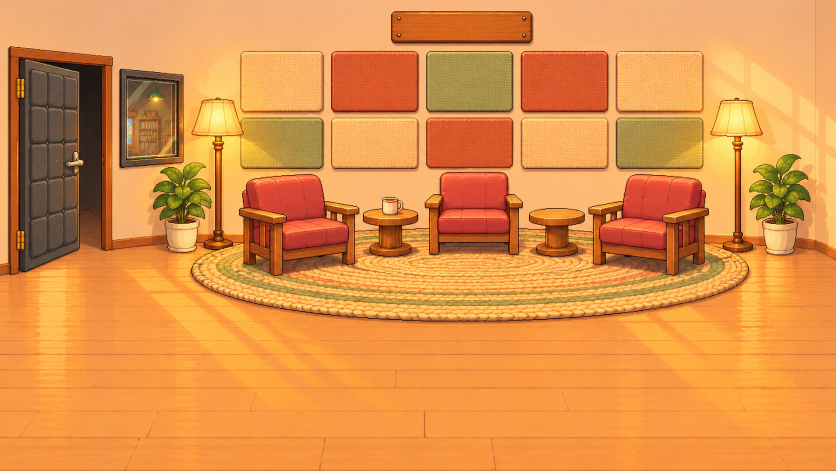
#> input picture src/assets/radio_studio_src.webp, 1672 x 941 px (shown at 1/2 size)
$ python process_radio.py
#> lines starting #> are read from the running program, lines starting #| are printed output that depends on the picture
"""LUMEN FM 78.6 — the two radio rooms (control room + recording studio).

Usage (from the project root, AFTER scripts/process_radio_cast.py):  python3 scripts/process_radio.py

Inputs   src/assets/radio_control_src.webp   room 1, ChatGPT 2026-11-05 (big monitor painted flat magenta)
         src/assets/radio_studio_src.webp    room 2, ChatGPT 2026-11-05
Outputs  public/maps/radio.webp  + thumbs/radio.webp
         public/maps/radio_studio.webp + thumbs/radio_studio.webp

Room 1's magenta monitor gets the studio "camera feed": the studio painting with the three hosts in
their chairs, a REC dot and level meters — like a real video-podcast control room, where the
engineer watches the cameras on a monitor wall. (Static for now; a live feed can come later.)
Seat positions must match src/game/rooms/radioLayout.ts (STUDIO_SEATS).
"""
import json
import os

import numpy as np
from PIL import Image, ImageDraw, ImageFilter
from scipy import ndimage

ROOT = os.environ.get('SP_ROOT') or os.path.dirname(os.path.dirname(os.path.abspath(__file__)))
W, H = 1024, 576
# feet x, feet y, facing — keep in sync with radioLayout.ts STUDIO_SEATS
SEATS = {'rin': (368, 338, 1), 'teera': (580, 314, 1), 'momo': (795, 338, -1)}


def p(*a):
    return os.path.join(ROOT, *a)


def load_room(name):
#> called with name = 'radio_studio_src.webp'
    return Image.open(p('src/assets', name)).convert('RGB').resize((W, H), Image.Resampling.LANCZOS)
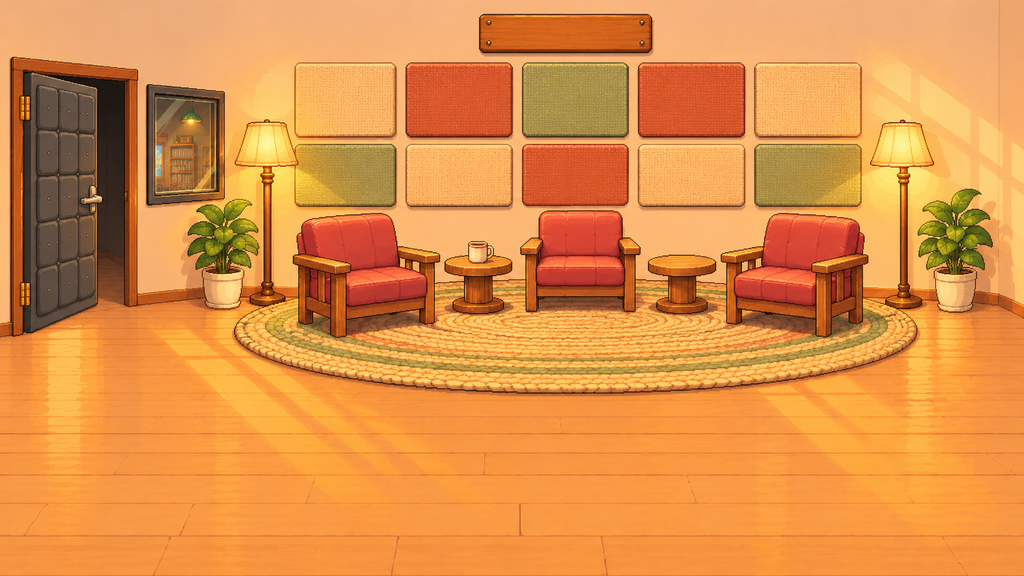
#> returned value: PIL image 1024x576 RGB; mean R, G, B 223.5, 144.9, 72.8
#> call 2 of load_room, with name = 'radio_control_src.webp'
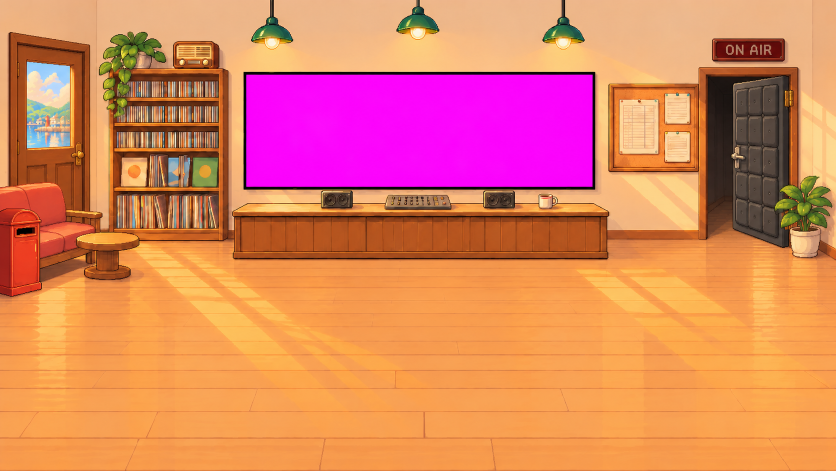
#> input picture src/assets/radio_control_src.webp, 1672 x 941 px (shown at 1/2 size)
#> in load_room (call 2), `return Image.open(p('src/assets', name)).convert('RGB').resize((W, H),..`:
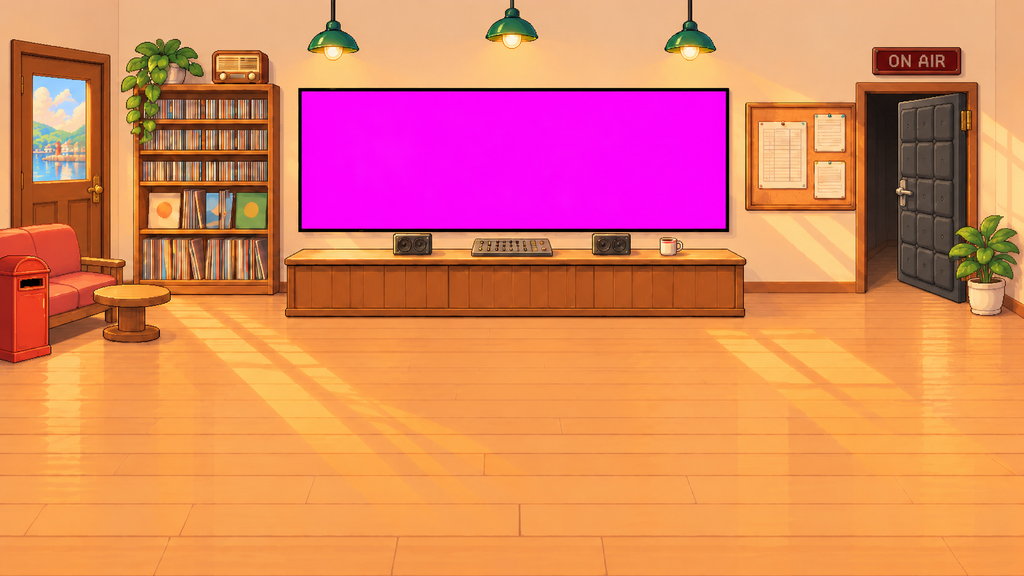
#> returned value: PIL image 1024x576 RGB; mean R, G, B 221.5, 130.8, 98.1


def sprite(folder, pose='idle'):
    m = json.load(open(p('public/sprites/npc', folder, 'manifest.json')))
    return Image.open(p('public' + m[pose]['path'])).convert('RGBA')


def studio_with_cast(studio: Image.Image) -> Image.Image:
    img = studio.convert('RGBA')
    for name, (x, y, facing) in sorted(SEATS.items(), key=lambda kv: kv[1][1]):
        s = sprite(f'{name}_sit')
        if facing < 0:
            s = s.transpose(Image.Transpose.FLIP_LEFT_RIGHT)
        img.alpha_composite(s, (round(x - s.width / 2), y - s.height))
    return img


# [44 lines left out: functions camera_feed, fill_monitor, not called in this run]


def save(img: Image.Image, name: str):
#> called with name = 'radio_studio'
    os.makedirs(p('public/maps/thumbs'), exist_ok=True)
    img.save(p('public/maps', f'{name}.webp'), 'WEBP', quality=92, method=6)
    img.convert('RGB').resize((320, 180), Image.Resampling.LANCZOS).save(p('public/maps/thumbs', f'{name}.webp'), 'WEBP', quality=88)
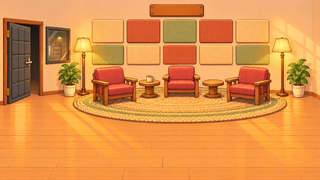
#> saved as radio_studio.webp: PIL image 320x180 RGB; mean R, G, B 223.5, 144.9, 72.8
    print('saved', name)


def main():
    studio = load_room('radio_studio_src.webp')
    control = load_room('radio_control_src.webp')
    save(studio, 'radio_studio')
    save(fill_monitor(control, studio_with_cast(studio)), 'radio')
    # preview of the seated hosts in the studio (not shipped)
    studio_with_cast(studio).save(p('docs/characters/teera/references/_studio_seats_preview.png'))


if __name__ == '__main__':
#> (the run stopped early here; a loop or call above may not have finished)
